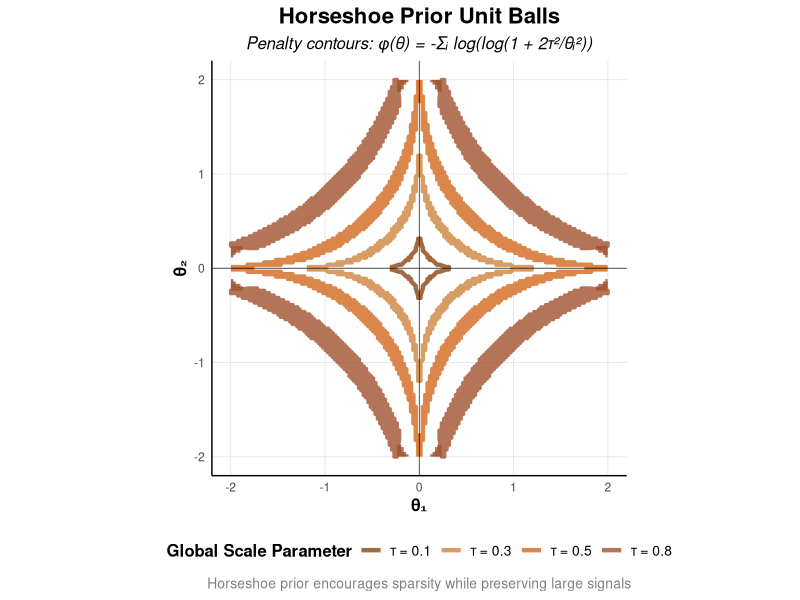
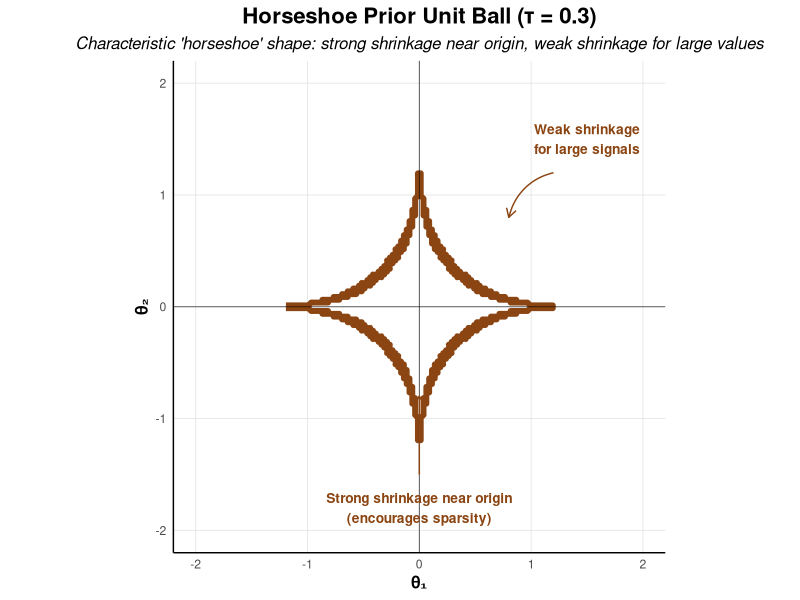
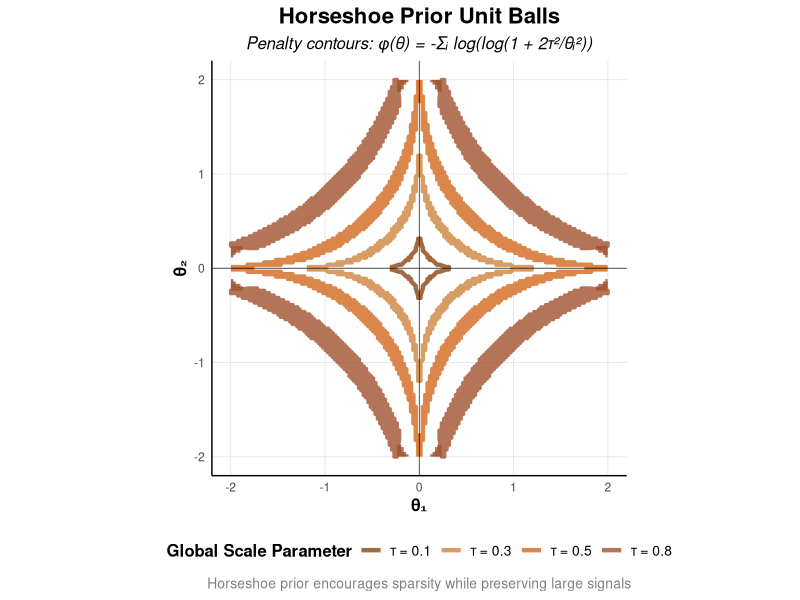
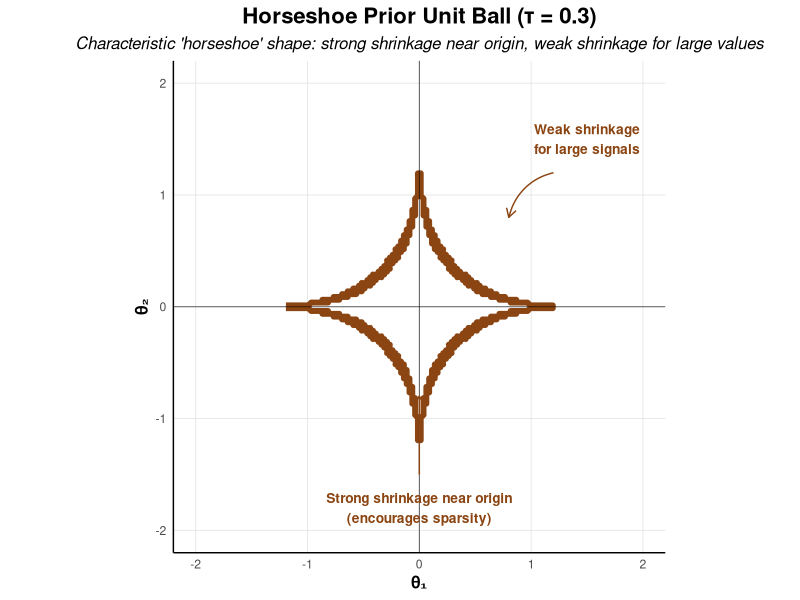

Reproduce these figures in R, in order.
# Plot Unit Ball for Horseshoe Prior
# Penalty: phi(theta_i) = -log(log(1 + 2*tau^2/theta_i^2))

library(ggplot2)
library(dplyr)

# Function to generate unit ball for Horseshoe prior
generate_horseshoe_ball <- function(tau = 0.5, penalty_level = 0, n_points = 1000) {
  # Horseshoe penalty function for each component
  horseshoe_penalty <- function(theta, tau) {
    # Handle theta = 0 case to avoid numerical issues
    theta[abs(theta) < 1e-8] <- 1e-8
    -log(log(1 + 2*tau^2/theta^2))
  }
  
  # Create grid for numerical contour finding
  theta_range <- seq(-2.5, 2.5, length.out = 200)
  grid <- expand.grid(theta1 = theta_range, theta2 = theta_range)
  
  # Remove points too close to origin to avoid numerical issues
  grid <- grid[sqrt(grid$theta1^2 + grid$theta2^2) > 0.05, ]
  
  # Compute penalty for each point (sum over components)
  penalty1 <- horseshoe_penalty(grid$theta1, tau)
  penalty2 <- horseshoe_penalty(grid$theta2, tau)
  grid$penalty <- penalty1 + penalty2
  
  # Remove infinite or NaN values
  grid <- grid[is.finite(grid$penalty), ]
  
  # Find contour at specified penalty level
  tolerance <- 0.2
  contour_points <- grid[abs(grid$penalty - penalty_level) < tolerance, ]
  
  if (nrow(contour_points) > 0) {
    # Sort by angle for smooth curve
    contour_points$angle <- atan2(contour_points$theta2, contour_points$theta1)
    contour_points <- contour_points[order(contour_points$angle), ]
    
    data.frame(
      x = contour_points$theta1,
      y = contour_points$theta2,
      tau = tau,
      penalty_level = penalty_level
    )
  } else {
    # Return empty data frame if no contour found
    data.frame(x = numeric(0), y = numeric(0), tau = numeric(0), penalty_level = numeric(0))
  }
}

# Generate Horseshoe unit balls for different tau values
tau_values <- c(0.1, 0.3, 0.5, 0.8)
colors <- c("#8B4513", "#CD853F", "#D2691E", "#A0522D")

horseshoe_data <- do.call(rbind, lapply(seq_along(tau_values), function(i) {
  tau <- tau_values[i]
  df <- generate_horseshoe_ball(tau = tau, penalty_level = 0)
  if (nrow(df) > 0) {
    df$tau_label <- paste0("τ = ", tau)
    df$color_index <- i
    df
  } else {
    NULL
  }
}))

# Create the plot
if (nrow(horseshoe_data) > 0) {
  p <- ggplot(horseshoe_data, aes(x = x, y = y, color = tau_label)) +
    geom_path(linewidth = 1.5, alpha = 0.8) +
    scale_color_manual(values = colors) +
    coord_fixed() +
    xlim(-2, 2) +
    ylim(-2, 2) +
    labs(
      title = "Horseshoe Prior Unit Balls",
      subtitle = "Penalty contours: φ(θ) = -Σᵢ log(log(1 + 2τ²/θᵢ²))",
      x = "θ₁",
      y = "θ₂",
      color = "Global Scale Parameter",
      caption = "Horseshoe prior encourages sparsity while preserving large signals"
    ) +
    theme_minimal() +
    theme(
      panel.grid.major = element_line(color = "gray90", linewidth = 0.3),
      panel.grid.minor = element_blank(),
      axis.line = element_line(color = "black", linewidth = 0.5),
      legend.position = "bottom",
      legend.title = element_text(size = 12, face = "bold"),
      legend.text = element_text(size = 10),
      plot.title = element_text(size = 16, hjust = 0.5, face = "bold"),
      plot.subtitle = element_text(size = 12, hjust = 0.5, face = "italic"),
      plot.caption = element_text(size = 10, hjust = 0.5, color = "gray50"),
      axis.title = element_text(size = 12, face = "bold")
    ) +
    geom_hline(yintercept = 0, color = "black", linewidth = 0.3, alpha = 0.7) +
    geom_vline(xintercept = 0, color = "black", linewidth = 0.3, alpha = 0.7)
  
  print(p)
  
  # Save the plot
  ggsave("fig/horseshoe_unit_ball.png", p, width = 8, height = 8, dpi = 300)
  
  cat("Horseshoe unit ball plot saved as: fig/horseshoe_unit_ball.png\n")
  cat("Number of tau values successfully plotted:", length(unique(horseshoe_data$tau)), "\n")
  
} else {
  cat("Warning: No valid Horseshoe contour data generated. Check parameters.\n")
}

# Alternative: Single tau value with detailed annotation
tau_single <- 0.3
horseshoe_single <- generate_horseshoe_ball(tau = tau_single, penalty_level = 0)

if (nrow(horseshoe_single) > 0) {
  p_single <- ggplot(horseshoe_single, aes(x = x, y = y)) +
    geom_path(color = "#8B4513", linewidth = 2) +
    coord_fixed() +
    xlim(-2, 2) +
    ylim(-2, 2) +
    labs(
      title = paste0("Horseshoe Prior Unit Ball (τ = ", tau_single, ")"),
      subtitle = "Characteristic 'horseshoe' shape: strong shrinkage near origin, weak shrinkage for large values",
      x = "θ₁", 
      y = "θ₂"
    ) +
    theme_minimal() +
    theme(
      panel.grid.major = element_line(color = "gray90", linewidth = 0.3),
      panel.grid.minor = element_blank(),
      axis.line = element_line(color = "black", linewidth = 0.5),
      plot.title = element_text(size = 16, hjust = 0.5, face = "bold"),
      plot.subtitle = element_text(size = 12, hjust = 0.5, face = "italic"),
      axis.title = element_text(size = 12, face = "bold")
    ) +
    geom_hline(yintercept = 0, color = "black", linewidth = 0.3, alpha = 0.7) +
    geom_vline(xintercept = 0, color = "black", linewidth = 0.3, alpha = 0.7) +
    # Add annotations about the shape
    annotate("text", x = 1.5, y = 1.5, 
             label = "Weak shrinkage\nfor large signals", 
             size = 3.5, hjust = 0.5, color = "#8B4513", fontface = "bold") +
    annotate("text", x = 0, y = -1.8, 
             label = "Strong shrinkage near origin\n(encourages sparsity)", 
             size = 3.5, hjust = 0.5, color = "#8B4513", fontface = "bold") +
    annotate("curve", x = 1.2, y = 1.2, xend = 0.8, yend = 0.8,
             arrow = arrow(length = unit(0.02, "npc")), 
             color = "#8B4513", curvature = 0.3) +
    annotate("curve", x = 0, y = -1.5, xend = 0, yend = -0.8,
             arrow = arrow(length = unit(0.02, "npc")), 
             color = "#8B4513", curvature = 0)
  
  print(p_single)
  
  # Save the annotated single plot
  ggsave("fig/horseshoe_unit_ball_annotated.png", p_single, width = 8, height = 8, dpi = 300)
  
  cat("Annotated Horseshoe unit ball plot saved as: fig/horseshoe_unit_ball_annotated.png\n")
} else {
  cat("Warning: Could not generate single Horseshoe contour.\n")
}

# Display penalty function characteristics
cat("\n=== Horseshoe Prior Characteristics ===\n")
cat("Penalty function: φ(θᵢ) = -log(log(1 + 2τ²/θᵢ²))\n")
cat("- Near origin (θᵢ approx. 0): penalty → +∞ (strong shrinkage)\n")
cat("- Large |θᵢ|: penalty grows slowly (weak shrinkage)\n")
cat("- τ controls global shrinkage level\n")
cat("- Optimal for sparse signals with few large effects\n")
cat("- Achieves minimax rates: O(s log(p/s)) for s-sparse vectors\n") 
